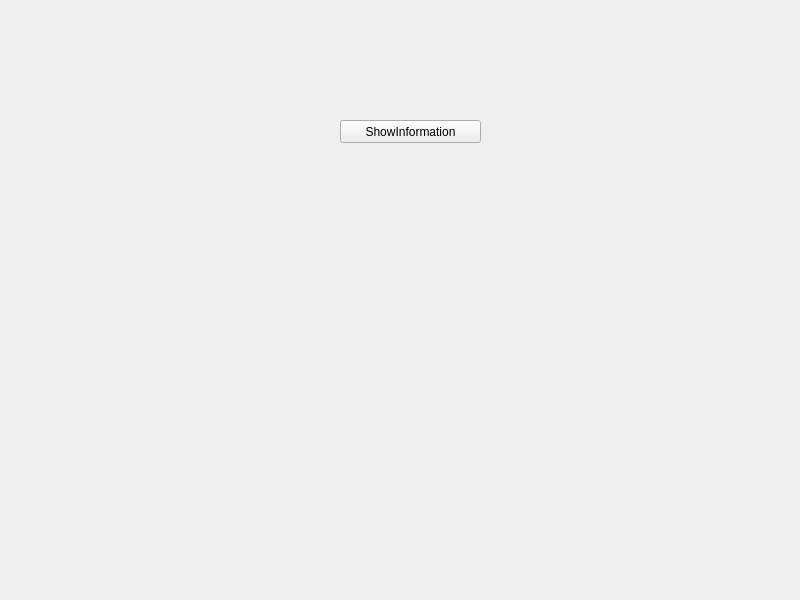
<?xml version="1.0" encoding="UTF-8"?>
<ui version="4.0">
 <class>Widget</class>
 <widget class="QWidget" name="Widget">
  <property name="geometry">
   <rect>
    <x>0</x>
    <y>0</y>
    <width>800</width>
    <height>600</height>
   </rect>
  </property>
  <property name="windowTitle">
   <string>Widget</string>
  </property>
  <widget class="QPushButton" name="showinfobutton">
   <property name="geometry">
    <rect>
     <x>340</x>
     <y>120</y>
     <width>141</width>
     <height>23</height>
    </rect>
   </property>
   <property name="text">
    <string>ShowInformation</string>
   </property>
  </widget>
 </widget>
 <resources/>
 <connections/>
</ui>
